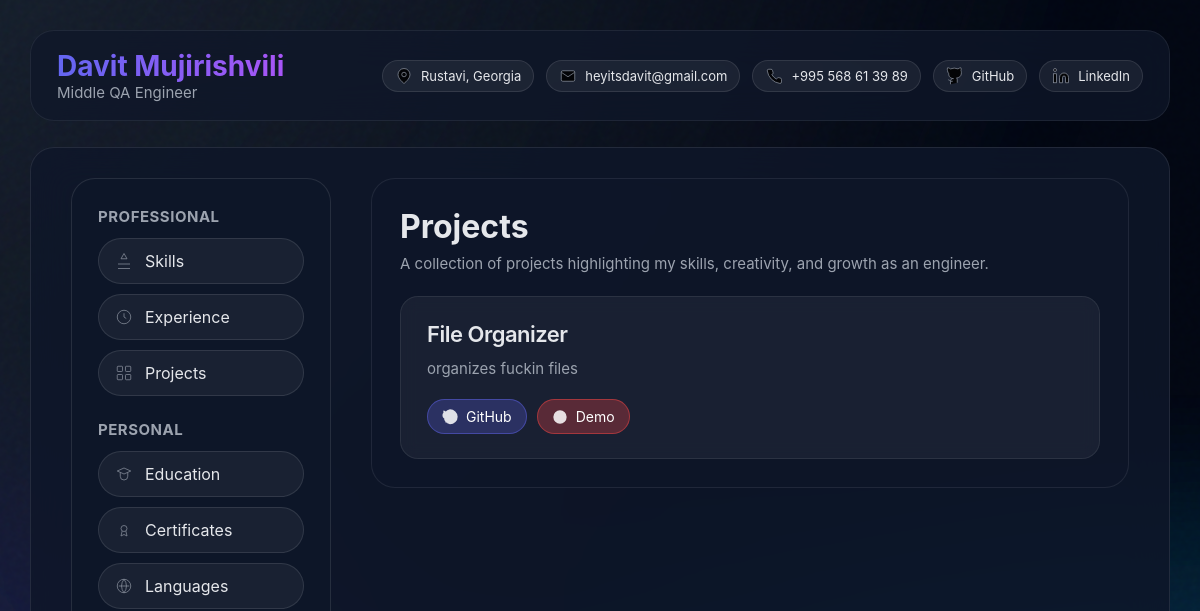
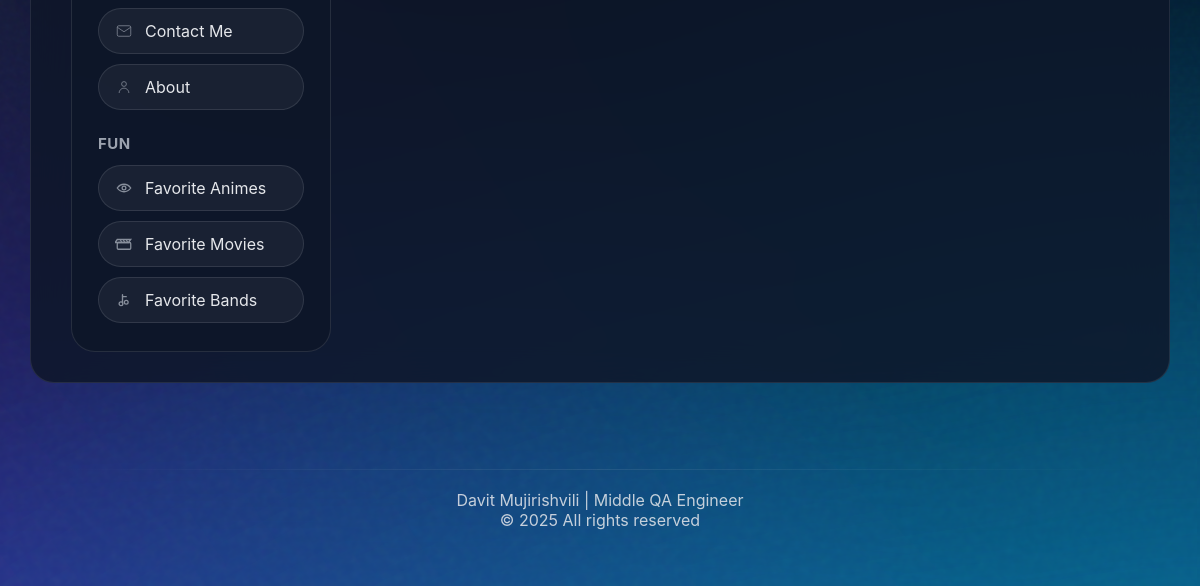
The page /projects/ on the database as committed earlier (2 pictures, top to bottom).
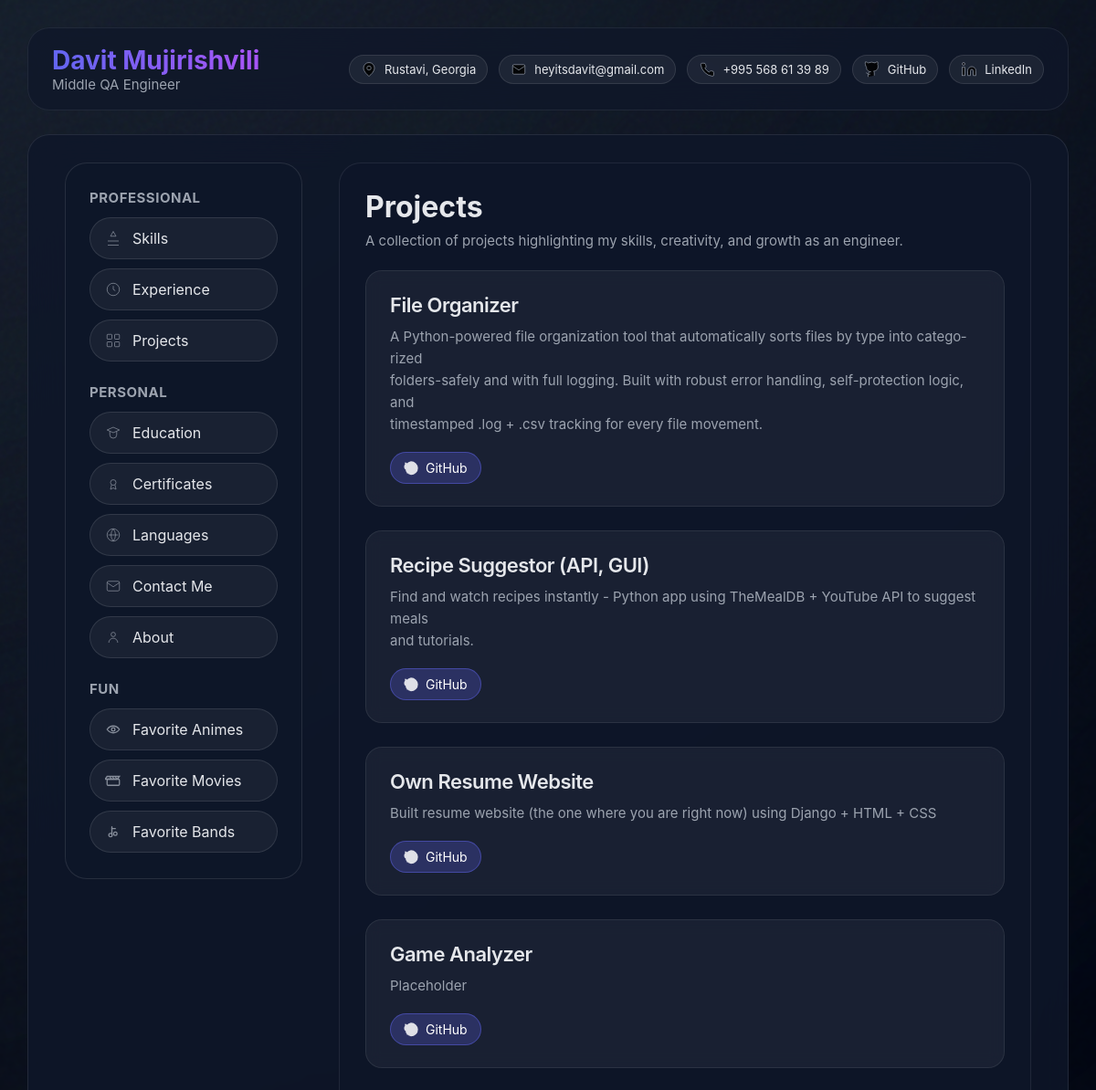
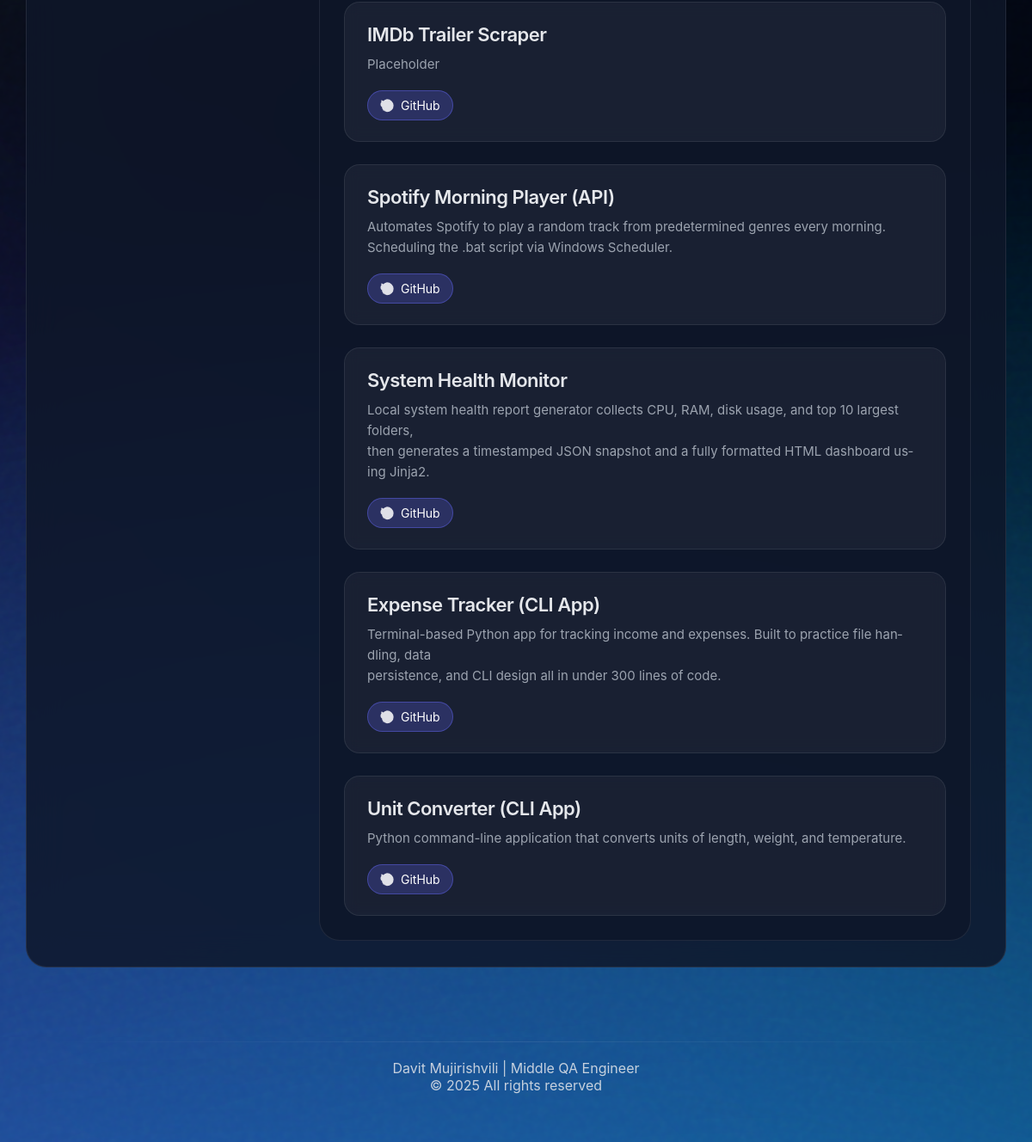
The same page on the database as committed later (2 pictures, top to bottom).
### resume/models.py (models this page shows, shortened)
class Project(models.Model):
    profile = models.ForeignKey(Profile, on_delete=models.CASCADE, related_name="projects")
    name = models.CharField(max_length=150)
    description = models.TextField(blank=True)
    github = models.URLField(blank=True)
    demo = models.URLField(blank=True)

### resume/views.py (the view)
# urls.py: path('projects/', views.projects_view, name='projects'),
def projects_view(request):
    profile = get_profile()
    return render(request, "resume/projects.html", {
        "profile": profile,
        "projects": profile.projects.all()
    })

### resume/views.py (called while the page is built)
def get_profile():
    return Profile.objects.first()  # your single profile

### resume/templates/resume/projects.html (shortened to what this page needs)
{% extends "resume/base.html" %}
{% block content %}
<div class="section">
    <div class="page-header">
        <div class="page-title">Projects</div>
        <div class="page-subtitle">
            A collection of projects highlighting my skills, creativity, and growth as an engineer.
        </div>
    </div>
    {% if projects %}
        <div class="projects-grid">
            {% for project in projects %}
                <div class="project-card">
                    <div class="project-title">
                        {{ project.name }}
                    </div>
                    <div class="project-desc">
                        {{ project.description|linebreaksbr }}
                    </div>
                    <div class="project-links">
                        {% if project.github %}
                            <a class="proj-btn btn-github" href="{{ project.github }}" target="_blank">
                                GitHub
                            </a>
                        {% endif %}
                        {% if project.demo %}
                            <a class="proj-btn btn-demo" href="{{ project.demo }}" target="_blank">
                                <svg class="btn-icon" fill="currentColor" viewBox="0 0 24 24">
                                    <path d="M10 8l6 4-6 4V8zm12 4a10 10 0 11-20 0 10 10 0 0120 0z"/>
                                </svg>
                                Demo
                            </a>
                        {% endif %}
                    </div>
                </div>
            {% endfor %}
        </div>
    {% else %}
        <p style="color:var(--text-soft); margin-top:20px;">No projects added yet.</p>
    {% endif %}
</div>
{% endblock %}

Rows that differ between the two databases and show on the page:
changed Project "File Organizer": description "organizes fuckin files" → "A Python-powered file organization tool that automatically sorts files by type into categorized folders-safely and with full logging. Built with robust error handling, self-protection logic, and timestamped .log + .csv tracking for every file movement."; no longer shows "Demo"
added Project: name "Recipe Suggestor (API, GUI)", description "Find and watch recipes instantly - Python app using TheMealDB + YouTube API to suggest meals and tutorials."
added Project: name "Own Resume Website", description "Built resume website (the one where you are right now) using Django + HTML + CSS"
added Project: name "Game Analyzer", description "Placeholder"
added Project: name "IMDb Trailer Scraper", description "Placeholder"
added Project: name "Spotify Morning Player (API)", description "Automates Spotify to play a random track from predetermined genres every morning. Scheduling the .bat script via Windows Scheduler."
added Project: name "System Health Monitor", description "Local system health report generator collects CPU, RAM, disk usage, and top 10 largest folders, then generates a timestamped JSON snapshot and a fully formatted HTML dashboard using Jinja2."
added Project: name "Expense Tracker (CLI App)", description "Terminal-based Python app for tracking income and expenses. Built to practice file handling, data persistence, and CLI design all in under 300 lines of code."
added Project: name "Unit Converter (CLI App)", description "Python command-line application that converts units of length, weight, and temperature."
